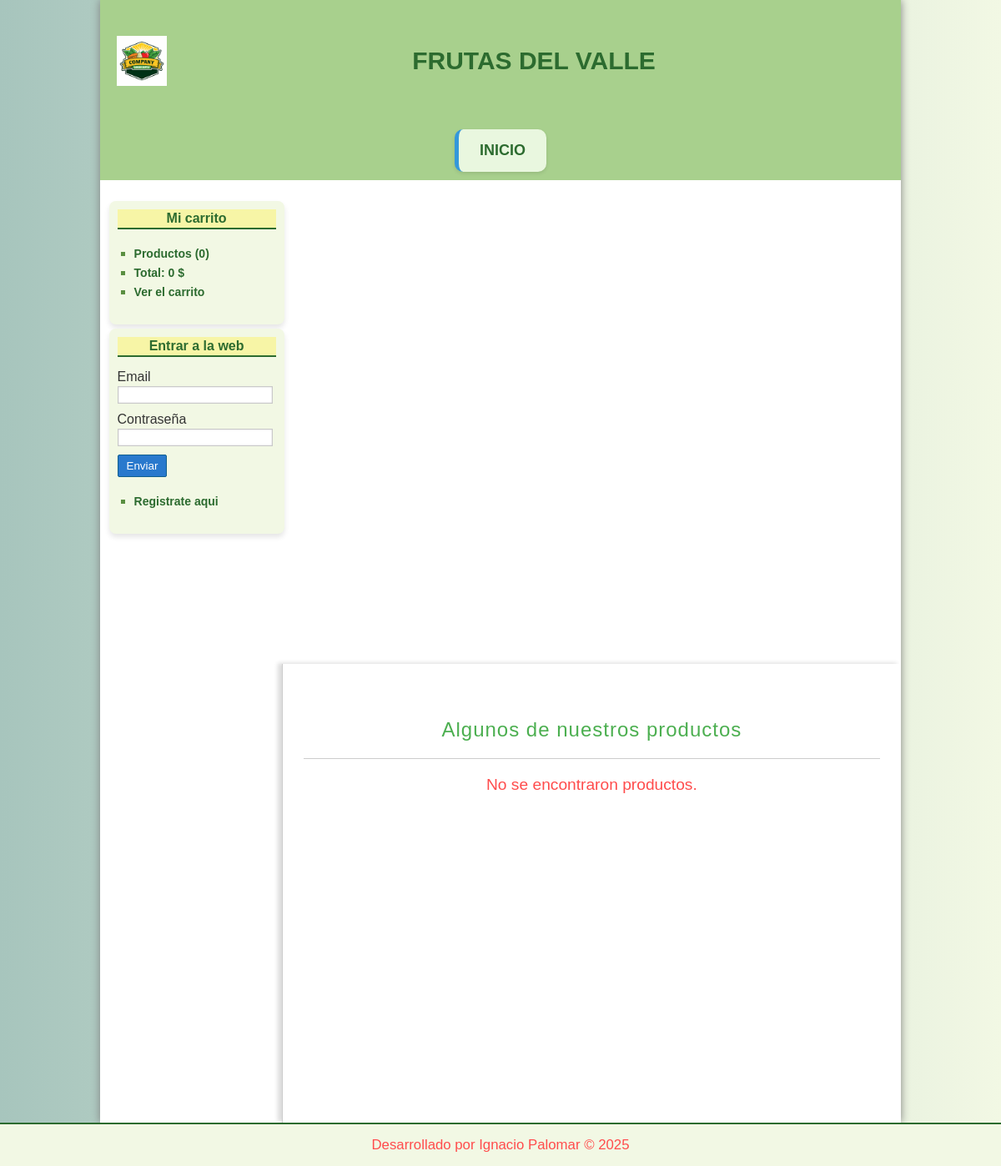
Before: / with the older database file.
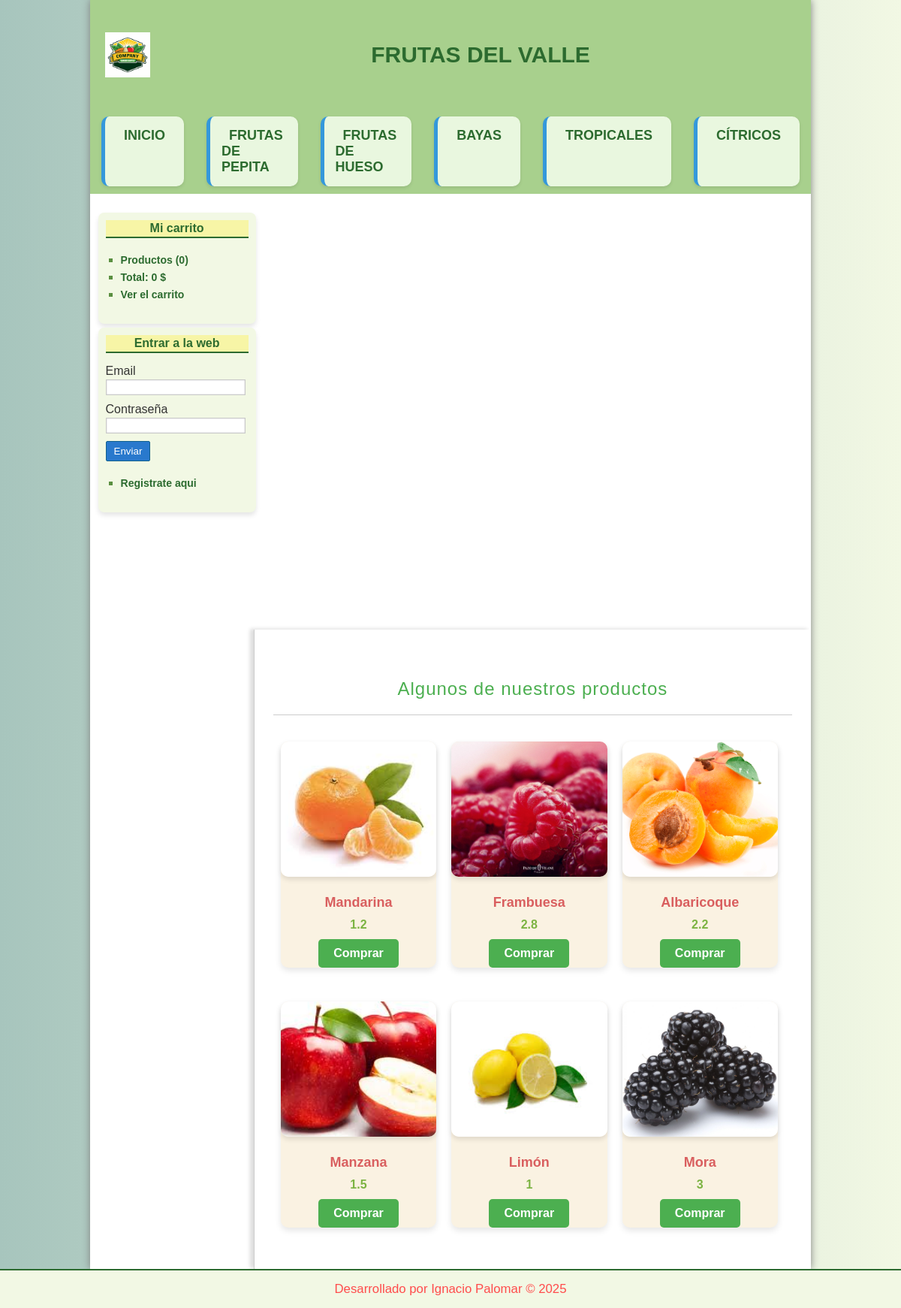
After: the same page with the newer database file.
### tables this page shows
CREATE TABLE `categorias` (
  `id` int(255) NOT NULL,
  `nombre` varchar(100) NOT NULL
);

CREATE TABLE `productos` (
  `id` int(255) NOT NULL,
  `categoria_id` int(255) NOT NULL,
  `nombre` varchar(100) NOT NULL,
  `descripcion` text DEFAULT NULL,
  `precio` float(100,2) NOT NULL,
  `stock` int(255) NOT NULL,
  `oferta` varchar(2) NOT NULL,
  `fecha` date NOT NULL,
  `imagen` varchar(255) DEFAULT NULL
);

### helpers/utils.php (called while the page is built, shortened)
<?php
class Utils
{
    public static function showCategorias()
    {
        require_once 'models/categorias.php';
        $categoria = new Categoria();
        $categorias = $categoria->getAll();
        return $categorias;
    }
    public static function statsCarrito()
    {
        $stats = array(
            'count' => 0,
            'total' => 0
        );
        return $stats;
    }
}
?>

### controllers/productoController.php (called while the page is built, shortened)
<?php
require_once 'models/producto.php';
class productoController
{
    public function index()
    {
        require_once "views/productos/destacados.php";
    }
}
?>

### lib/Database.php (called while the page is built, shortened)
<?php
class Database
{
    private static $instance = null;
    private $pdo;
    function __construct()
    {
        $dotenv = Dotenv::createImmutable(__DIR__ . '/../');
        try {
            $dsn = 'mysql:host=' . $_ENV['DB_HOST'] . ';dbname=' . $_ENV['DB_NAME'] . ';charset=utf8';
            $options = [
                PDO::ATTR_ERRMODE => PDO::ERRMODE_EXCEPTION,
                PDO::ATTR_DEFAULT_FETCH_MODE => PDO::FETCH_ASSOC,
                PDO::ATTR_EMULATE_PREPARES => false,
            ];
            $this->pdo = new PDO($dsn, $_ENV['DB_USER'], $_ENV['DB_PASSWORD'], $options);
        } catch (PDOException $e) {
            die("Error al conectar a la base de datos: " . $e->getMessage());
        }
    }
    public static function getInstance()
    {
        if (self::$instance === null) {
            self::$instance = new Database();
        }
        return self::$instance;
    }
    public function getConnection()
    {
        return $this->pdo;
    }
}
?>

### Models/producto.php (called while the page is built, shortened)
<?php
class Producto
{
    private $db;
    public function __construct()
    {
        $this->db = Database::getInstance()->getConnection();
    }
    public function getRandom($limit)
    {
        try {
            $sql = "SELECT * FROM productos ORDER BY RAND() LIMIT :limit";
            $stmt = $this->db->prepare($sql);
            $stmt->bindParam(':limit', $limit, PDO::PARAM_INT);
            $stmt->execute();
            $productos = $stmt->fetchAll(PDO::FETCH_OBJ);
            return $productos;
        } catch (PDOException $e) {
            echo "Error al obtener productos aleatorios: " . $e->getMessage();
            return false;
        }
    }
}
?>

### Models/categorias.php (called while the page is built, shortened)
<?php
class categoria
{
    private $db;
    public function __construct()
    {
        $this->db = Database::getInstance()->getConnection();
    }
    public function getAll()
    {
        $sql = "SELECT * FROM categorias ORDER BY id DESC";
        try {
            $stmt = $this->db->prepare($sql);
            $stmt->execute();
            return $stmt->fetchAll(PDO::FETCH_ASSOC);
        } catch (PDOException $e) {
            echo "Error al obtener categorías: " . $e->getMessage();
            return false;
        }
    }
}
?>

### views/productos/destacados.php (the view)
<h1>Algunos de nuestros productos</h1>
<?php
$producto = new Producto();
$productos = $producto->getRandom(6);
if ($productos && count($productos) > 0):
    foreach ($productos as $product):
        ?>
        <div class="product">
            <a href="<?= base_url ?>producto/ver&id=<?= $product->id ?>">
                <?php if ($product->imagen != null): ?>
                    <img src="<?= base_url ?>uploads/images/<?= $product->imagen ?>" />
                <?php else: ?>
                    <img src="<?= base_url ?>uploads/images/Captura de pantalla 2024-06-29 013908.png" />
                <?php endif; ?>
                <h2><?= $product->nombre ?></h2>
            </a>
            <p><?= $product->precio ?></p>
            <a href="<?= base_url ?>carrito/add&id=<?= $product->id ?>" class="button">Comprar</a>
        </div>
    <?php
    endforeach;
else:
    echo "<p>No se encontraron productos.</p>";
endif;
?>

### views/layouts/header.php (shortened to what this page needs)
<!DOCTYPE HTML>
<html lang="es">
<head>
	<link rel="stylesheet" href="<?= base_url ?>./public/css/styles.css" />
</head>
<body>
	<div id="container">
		<header id="header">
			<div id="logo">
				<img src="<?= base_url ?>./public/img/logotipo.avif" alt="Logo de la Frutería" />
			</div>
			<div id="nombre-fruteria">
				Frutas del Valle
			</div>
		</header>
		<nav class="menu">
			<ul>
				<li class="categoria-item"><a href="<?= base_url ?>">Inicio</a></li>
				<?php $categorias = Utils::showCategorias(); ?>
				<?php foreach ($categorias as $categoria): ?>
					<li class="categoria-item">
						<a
							href="<?= base_url ?>categoria/ver&id=<?= $categoria['id'] ?>"><?php echo $categoria['nombre']; ?></a>
					</li>
				<?php endforeach; ?>
			</ul>
		</nav>

### views/layouts/sidebar.php (shortened to what this page needs)
<aside id="lateral">
    <div id="carrito" class="block_aside">
        <h3>Mi carrito</h3>
        <ul>
            <?php $stats = Utils::statsCarrito(); ?>
            <li><a href="<?= base_url ?>carrito/index">Productos (<?= $stats['count'] ?>)</a></li>
            <li><a href="<?= base_url ?>carrito/index">Total: <?= $stats['total'] ?> $</a></li>
            <li><a href="<?= base_url ?>carrito/index">Ver el carrito</a></li>
        </ul>
    </div>
    <div id="login" class="block_aside">
        <?php if (!isset($_SESSION['identity'])): ?>
            <h3>Entrar a la web</h3>
            <form action="<?= base_url ?>usuario/login" method="post">
                <label for="email">Email</label>
                <input type="email" name="email" />
                <label for="password">Contraseña</label>
                <input type="password" name="password" />
                <input type="submit" value="Enviar" />
            </form>
        <?php else: ?>
            <h3><?= $_SESSION['identity']->nombre ?> <?= $_SESSION['identity']->apellidos ?></h3>
        <?php endif; ?>
        <ul>
            <?php if (isset($_SESSION['identity'])): ?>
                <li><a href="<?= base_url ?>pedido/misPedidos">Mis pedidos</a></li>
                <li><a href="<?= base_url ?>usuario/modificar">Cuenta</a></li>
                <li><a href="<?= base_url ?>usuario/logout">Cerrar sesión</a></li>
            <?php else: ?>
                <li><a href="<?= base_url ?>usuario/registro">Registrate aqui</a></li>
            <?php endif; ?>
        </ul>
    </div>
</aside>
<div id="central">

### index.php (shortened to what this page needs)
<?php
require_once 'lib/Database.php';
require_once 'helpers/utils.php';
require_once 'views/layouts/header.php';
require_once 'views/layouts/sidebar.php';
if (isset($_GET['controller'])) {
    $nombre_controlador = $_GET['controller'] . 'Controller';
} elseif (!isset($_GET['controller']) && !isset($_GET['action'])) {
    $nombre_controlador = controller_default;
} else {
    show_error();
    exit();
}
if (isset($nombre_controlador) && class_exists($nombre_controlador)) {
    $controlador = new $nombre_controlador();
    if (isset($_GET['action']) && method_exists($controlador, $_GET['action'])) {
        $action = $_GET['action'];
        $controlador->$action();
    } elseif (!isset($_GET['controller']) && !isset($_GET['action'])) {
        $action_default = action_default;
        $controlador->$action_default();
    } else {
        show_error();
    }
} else {
    show_error();
}
require_once 'views/layouts/footer.php';
?>

### views/layouts/footer.php (shortened to what this page needs)
</div>
</div>
			<footer id="footer">
				<p>Desarrollado por Ignacio Palomar   &copy; <?= date('Y') ?></p>
			</footer>
	</body>
</html>

Changed rows visible on the page:
added categorias: nombre "FRUTAS DE PEPITA"
added categorias: nombre "FRUTAS DE HUESO"
added categorias: nombre "BAYAS"
added categorias: nombre "TROPICALES"
added categorias: nombre "CÍTRICOS"
added productos: imagen (picture), nombre "Mandarina", precio "1.2"
added productos: imagen (picture), nombre "Frambuesa", precio "2.8"
added productos: imagen (picture), nombre "Albaricoque", precio "2.2"
added productos: imagen (picture), nombre "Manzana", precio "1.5"
added productos: imagen (picture), nombre "Limón", precio "1"
added productos: imagen (picture), nombre "Mora", precio "3"
Other visible differences:
text no longer shown: "No se encontraron productos."
